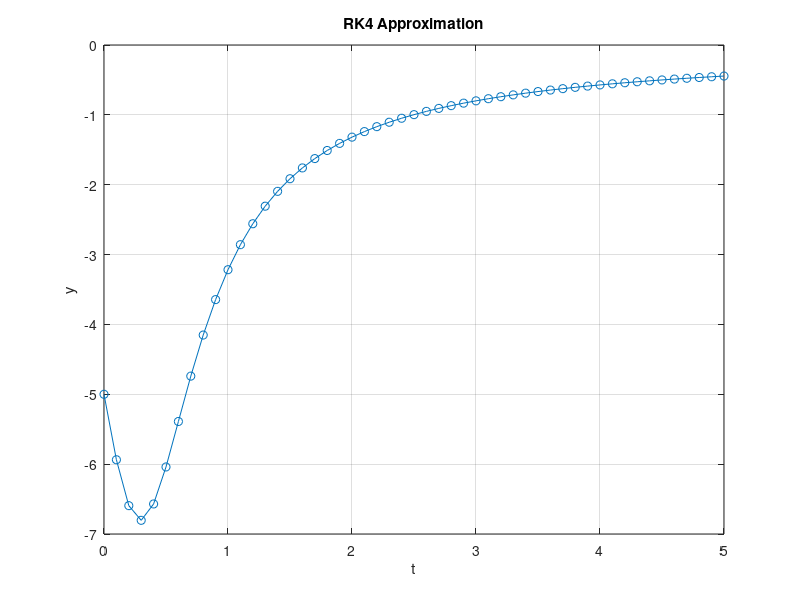

This chart was generated by the following MATLAB code:

clc, clearvars;
function [t, y] = runge_kutta4(f, t0, y0, h, tf)
    % f  - function handle: f(t, y)
    % t0 - initial time
    % y0 - initial value (scalar or vector)
    % h  - step size
    % tf - final time

    t = t0:h:tf;
    n = length(t);
    y = zeros(length(y0), n);  % supports vector y0
    y(:,1) = y0(:);  % ensure column vector

    for i = 1:n-1
        k1 = f(t(i), y(:,i));
        k2 = f(t(i) + h/2, y(:,i) + h/2 * k1);
        k3 = f(t(i) + h/2, y(:,i) + h/2 * k2);
        k4 = f(t(i) + h,   y(:,i) + h * k3);

        y(:,i+1) = y(:,i) + (h/6)*(k1 + 2*k2 + 2*k3 + k4);
    end

    y = y.'; %  transpose to match row-wise output
    t = t.';
end






f = @(t, y) y^2 *t+2*y;
t0 = 0;
y0 = -5;
h = 0.1;
tf = 5;

[t, y] = runge_kutta4(f, t0, y0, h, tf);

plot(t, y, '-o');
xlabel('t'); ylabel('y');
title('RK4 Approximation');
grid on;
shg;
